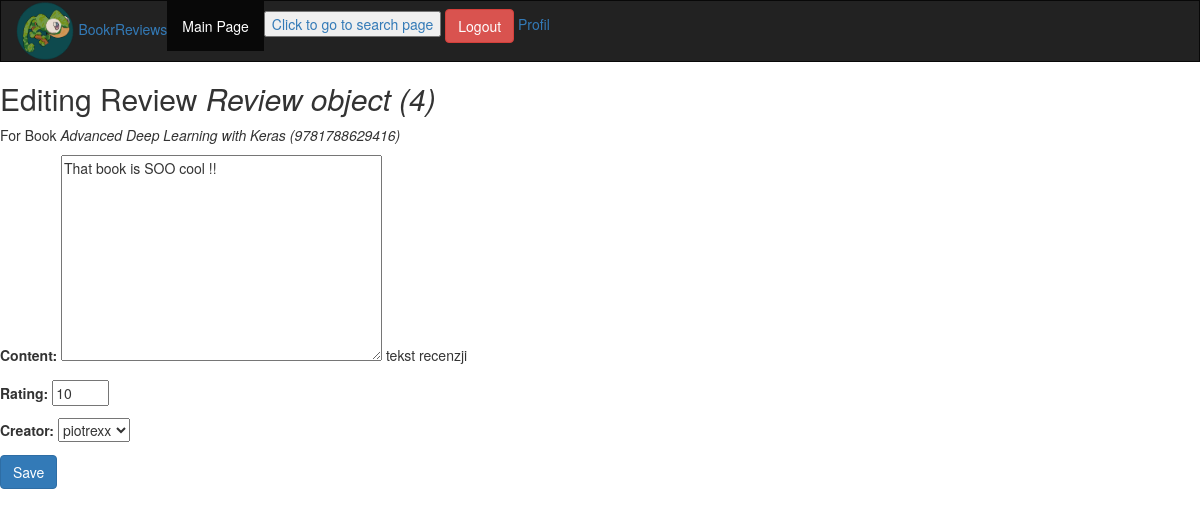
The app's page /books/1/reviews/4/ (signed in) with its own data.
### myapp/models.py (models this page shows)
class Review(models.Model):
    content = models.TextField(help_text="tekst recenzji", max_length=100)
    rating = models.IntegerField(help_text="ocena użytkownika od 0 do 10") #,validators=[MaxValueValidator(10), MinValueValidator(0)]
    date_created = models.DateField(auto_now_add=True, help_text="Data i czas powstania recenzji")
    date_edited = models.DateField(null=True, help_text="Data i czas ostatniej edycji recenzji")
    creator = models.ForeignKey(auth.get_user_model(), on_delete=models.CASCADE)
    book = models.ForeignKey(Book, on_delete=models.CASCADE, help_text="Recenzowana książka")

class Book(models.Model):
    title = models.CharField(max_length=70, help_text="tytuł książki")
    publication_date = models.DateField(verbose_name="Data publikacji książki")
    isbn = models.CharField(max_length=20,verbose_name="number ISBN książki")
    publisher = models.ForeignKey(Publisher, on_delete=models.CASCADE)
    contributors = models.ManyToManyField('Contributor',through="BookContributor")
    def __str__(self):
        return "{} ({})".format(self.title, self.isbn)

### myapp/views.py (the view)
# urls.py: path('books/<int:book_pk>/reviews/<int:review_pk>/', views.reviews_post, name='review_edit'),
@login_required
def reviews_post(request, book_pk, review_pk=None):
    book = get_object_or_404(Book, pk=book_pk)
    if review_pk is not None:
        review = get_object_or_404(Review, book_id=book_pk, pk=review_pk)
        user = request.user
        if not user.is_staff and review.creator.id != user.id:
            raise PermissionDenied
    else:
        review = None
    if request.method == "POST":
        form = ReviewsForm(request.POST, instance=review)
        if form.is_valid():
            updated_review = form.save(False)
            updated_review.book = book
            if review is None:
                messages.success(request, "Review for \"{}\" created.".format(book))
            else:
                updated_review.date_edited = timezone.now()
                messages.success(request, "Review for \"{}\" updated.".format(book))
            updated_review.save()
            return redirect("Detail", book.pk)
    else:
        form = ReviewsForm(instance=review)
    return render(request, "review_form.html",
                  {"form": form,
                   "instance": review,
                   "model_type": "Review",
                   "related_instance": book,
                   "related_model_type": "Book"
                   })

### myapp/forms.py
class ReviewsForm(forms.ModelForm):
   rating = forms.IntegerField(max_value=10,min_value=0)
   class Meta:
      model = Review
      exclude = ["date_edited", "book"]

### myapp/templates/review_form.html (shortened to what this page needs)
{% extends 'base.html' %}
{% block content %}
<h2>
    {% if instance %}
        Editing {{ model_type }} <em>{{ instance }}</em>
    {% else %}
        New {{ model_type }}
    {% endif %}
</h2>
{% if related_instance and related_model_type %}
  <p>For {{ related_model_type }} <em>{{ related_instance }}</em></p>
{% endif %}
<form method="post">
    {{ form.as_p }}
    <button type="submit" class="btn btn-primary">
        {% if instance %}Save{% else %}Create{% endif %}
    </button>
</form>
{% endblock %}

### records on screen
Review: id "Review object (4)", content "That book is SOO cool !!", rating "10", creator "piotrexx"
Book: title+isbn "Advanced Deep Learning with Keras (9781788629416)"

### other values on screen
{{ model_type }} "Review"
{{ related_model_type }} "Book"
